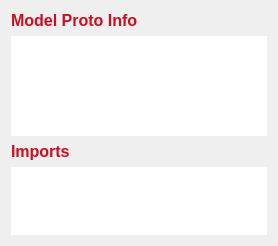
      <widget class="QFrame" name="sidePaneFrame">
       <property name="sizePolicy">
        <sizepolicy hsizetype="Preferred" vsizetype="Preferred">
         <horstretch>0</horstretch>
         <verstretch>0</verstretch>
        </sizepolicy>
       </property>
       <property name="minimumSize">
        <size>
         <width>0</width>
         <height>0</height>
        </size>
       </property>
       <property name="styleSheet">
        <string notr="true">QFrame {
   /*background: rgb(30,30,30);*/
    border-radius: 5px;
}</string>
       </property>
       <property name="frameShape">
        <enum>QFrame::Shape::StyledPanel</enum>
       </property>
       <property name="frameShadow">
        <enum>QFrame::Shadow::Raised</enum>
       </property>
       <layout class="QVBoxLayout" name="verticalLayout_3">
        <item>
         <widget class="QLabel" name="modelProtoLabel">
          <property name="styleSheet">
           <string notr="true">QLabel {
    font-size: 18px;
    font-weight: bold;
	 color: rgb(204, 14, 31);
    background: transparent;
}</string>
          </property>
          <property name="text">
           <string>&lt;html&gt;&lt;head/&gt;&lt;body&gt;&lt;p&gt;&lt;span style=&quot; font-size:12pt;&quot;&gt;Model Proto Info&lt;/span&gt;&lt;/p&gt;&lt;/body&gt;&lt;/html&gt;</string>
          </property>
         </widget>
        </item>
        <item>
         <widget class="QTableWidget" name="modelProtoTable">
          <property name="sizePolicy">
           <sizepolicy hsizetype="Preferred" vsizetype="Preferred">
            <horstretch>0</horstretch>
            <verstretch>0</verstretch>
           </sizepolicy>
          </property>
          <property name="minimumSize">
           <size>
            <width>0</width>
            <height>0</height>
           </size>
          </property>
          <property name="maximumSize">
           <size>
            <width>16777215</width>
            <height>100</height>
           </size>
          </property>
          <property name="styleSheet">
           <string notr="true">QTableWidget::item {
    color: white;
    padding: 5px;
    border-bottom: 0px; 
    border-left: 0px;  
}
</string>
          </property>
          <property name="verticalScrollBarPolicy">
           <enum>Qt::ScrollBarPolicy::ScrollBarAlwaysOff</enum>
          </property>
          <property name="horizontalScrollBarPolicy">
           <enum>Qt::ScrollBarPolicy::ScrollBarAlwaysOff</enum>
          </property>
          <property name="sizeAdjustPolicy">
           <enum>QAbstractScrollArea::SizeAdjustPolicy::AdjustIgnored</enum>
          </property>
          <property name="autoScrollMargin">
           <number>10</number>
          </property>
          <property name="editTriggers">
           <set>QAbstractItemView::EditTrigger::NoEditTriggers</set>
          </property>
          <property name="dragDropOverwriteMode">
           <bool>false</bool>
          </property>
          <property name="showGrid">
           <bool>false</bool>
          </property>
          <property name="cornerButtonEnabled">
           <bool>false</bool>
          </property>
          <property name="rowCount">
           <number>4</number>
          </property>
          <attribute name="horizontalHeaderVisible">
           <bool>false</bool>
          </attribute>
          <attribute name="horizontalHeaderCascadingSectionResizes">
           <bool>false</bool>
          </attribute>
          <attribute name="horizontalHeaderMinimumSectionSize">
           <number>30</number>
          </attribute>
          <attribute name="horizontalHeaderDefaultSectionSize">
           <number>115</number>
          </attribute>
          <attribute name="verticalHeaderVisible">
           <bool>false</bool>
          </attribute>
          <attribute name="verticalHeaderCascadingSectionResizes">
           <bool>false</bool>
          </attribute>
          <attribute name="verticalHeaderMinimumSectionSize">
           <number>20</number>
          </attribute>
          <attribute name="verticalHeaderDefaultSectionSize">
           <number>20</number>
          </attribute>
          <row>
           <property name="text">
            <string>row1</string>
           </property>
          </row>
          <row>
           <property name="text">
            <string>row2</string>
           </property>
          </row>
          <row>
           <property name="text">
            <string>row3</string>
           </property>
          </row>
          <row>
           <property name="text">
            <string>row4</string>
           </property>
          </row>
          <column>
           <property name="text">
            <string>Key</string>
           </property>
          </column>
          <column>
           <property name="text">
            <string>Value</string>
           </property>
          </column>
          <item row="0" column="0">
           <property name="text">
            <string>Model Version</string>
           </property>
           <property name="flags">
            <set>ItemIsSelectable|ItemIsEnabled</set>
           </property>
          </item>
          <item row="0" column="1">
           <property name="text">
            <string>model_version</string>
           </property>
          </item>
          <item row="1" column="0">
           <property name="text">
            <string>Graph Name</string>
           </property>
          </item>
          <item row="1" column="1">
           <property name="text">
            <string>graph_name</string>
           </property>
          </item>
          <item row="2" column="0">
           <property name="text">
            <string>Producer</string>
           </property>
          </item>
          <item row="2" column="1">
           <property name="text">
            <string>PyTorch 2.1.2</string>
           </property>
          </item>
          <item row="3" column="0">
           <property name="text">
            <string>IR Version</string>
           </property>
          </item>
          <item row="3" column="1">
           <property name="text">
            <string>ir_version</string>
           </property>
          </item>
         </widget>
        </item>
        <item>
         <widget class="QLabel" name="importsLabel">
          <property name="styleSheet">
           <string notr="true">QLabel {
    font-size: 18px;
    font-weight: bold;
	 color: rgb(204, 14, 31);
    background: transparent;
}</string>
          </property>
          <property name="text">
           <string>&lt;html&gt;&lt;head/&gt;&lt;body&gt;&lt;p&gt;&lt;span style=&quot; font-size:12pt;&quot;&gt;Imports&lt;/span&gt;&lt;/p&gt;&lt;/body&gt;&lt;/html&gt;</string>
          </property>
         </widget>
        </item>
        <item>
         <widget class="QTableWidget" name="importsTable">
          <property name="sizePolicy">
           <sizepolicy hsizetype="Preferred" vsizetype="MinimumExpanding">
            <horstretch>0</horstretch>
            <verstretch>0</verstretch>
           </sizepolicy>
          </property>
          <property name="styleSheet">
           <string notr="true">QTableWidget::item {
    color: white;
    padding: 5px;
    border-bottom: 0px; 
    border-left: 0px;  
}
</string>
          </property>
          <property name="verticalScrollBarPolicy">
           <enum>Qt::ScrollBarPolicy::ScrollBarAlwaysOff</enum>
          </property>
          <property name="horizontalScrollBarPolicy">
           <enum>Qt::ScrollBarPolicy::ScrollBarAlwaysOff</enum>
          </property>
          <property name="sizeAdjustPolicy">
           <enum>QAbstractScrollArea::SizeAdjustPolicy::AdjustToContents</enum>
          </property>
          <property name="editTriggers">
           <set>QAbstractItemView::EditTrigger::NoEditTriggers</set>
          </property>
          <property name="showGrid">
           <bool>false</bool>
          </property>
          <attribute name="horizontalHeaderVisible">
           <bool>false</bool>
          </attribute>
          <attribute name="verticalHeaderVisible">
           <bool>false</bool>
          </attribute>
          <attribute name="verticalHeaderHighlightSections">
           <bool>true</bool>
          </attribute>
          <column>
           <property name="text">
            <string>New Column</string>
           </property>
          </column>
          <column>
           <property name="text">
            <string>Value</string>
           </property>
          </column>
         </widget>
        </item>
       </layout>
      </widget>
